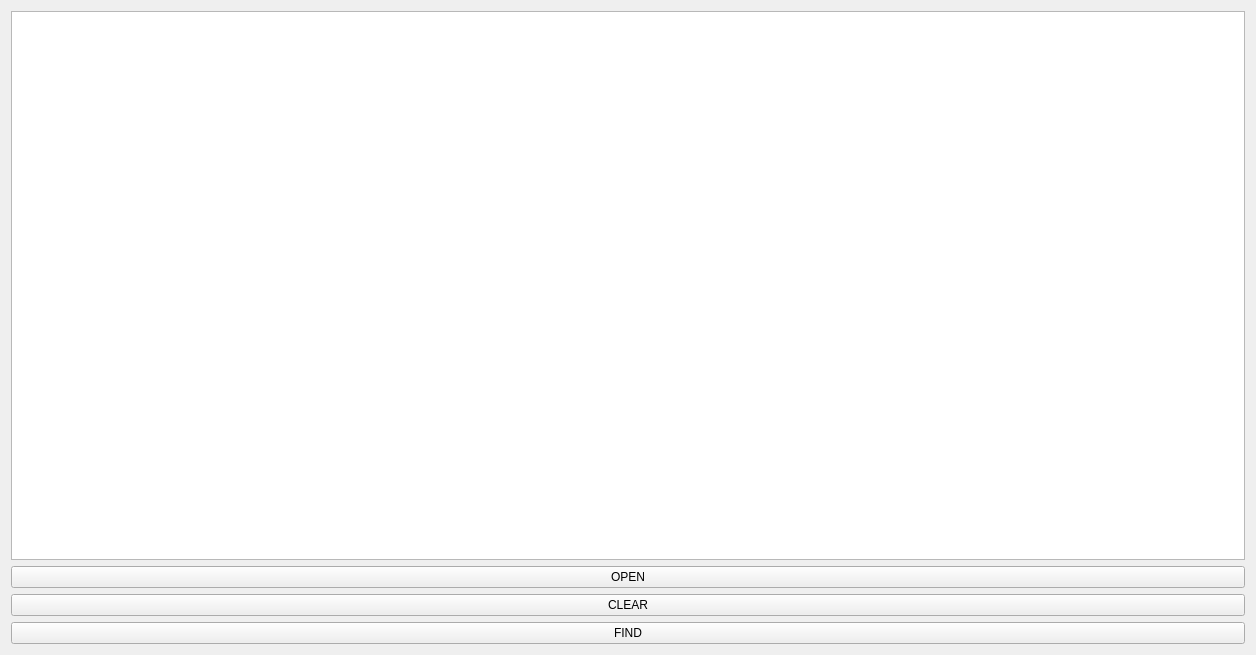
<?xml version="1.0" encoding="UTF-8"?>
<ui version="4.0">
 <class>Widget</class>
 <widget class="QWidget" name="Widget">
  <property name="geometry">
   <rect>
    <x>0</x>
    <y>0</y>
    <width>1256</width>
    <height>655</height>
   </rect>
  </property>
  <property name="windowTitle">
   <string>Widget</string>
  </property>
  <layout class="QVBoxLayout" name="verticalLayout">
   <item>
    <widget class="QTextEdit" name="textEdit"/>
   </item>
   <item>
    <widget class="QPushButton" name="openButton">
     <property name="text">
      <string>OPEN</string>
     </property>
    </widget>
   </item>
   <item>
    <widget class="QPushButton" name="clearButton">
     <property name="text">
      <string>CLEAR</string>
     </property>
    </widget>
   </item>
   <item>
    <widget class="QPushButton" name="findButton">
     <property name="text">
      <string>FIND</string>
     </property>
    </widget>
   </item>
  </layout>
 </widget>
 <layoutdefault spacing="6" margin="11"/>
 <resources/>
 <connections/>
</ui>
